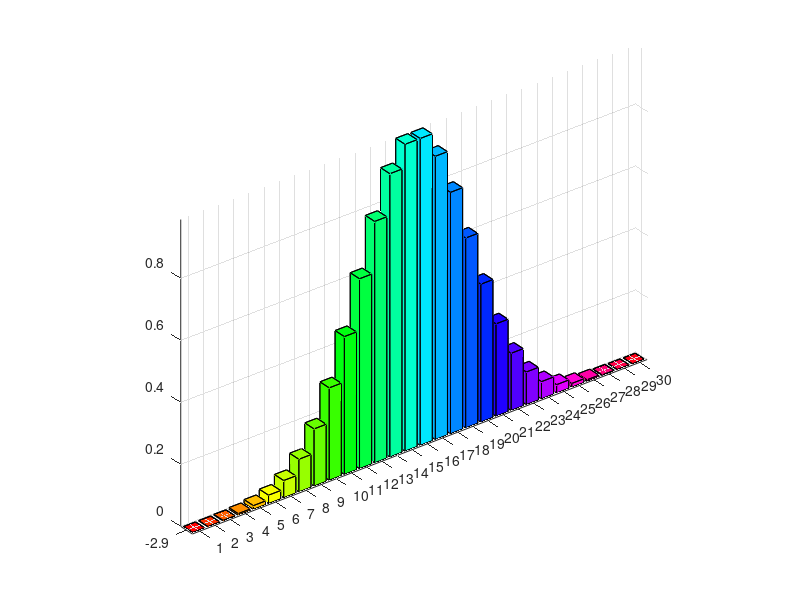

Recreate this plot in MATLAB. (Note: this script raises an error after producing the figure.)
% pouziti funkce bar3
% k vykresleni 3d sloupcoveho grafu

x=-2.9:0.2:2.9
bar3(x,exp(-x.*x))
colormap hsv % barevna paleta typu hue-saturation
afterDraw %funkce z disku P, slozka vizualizace3d